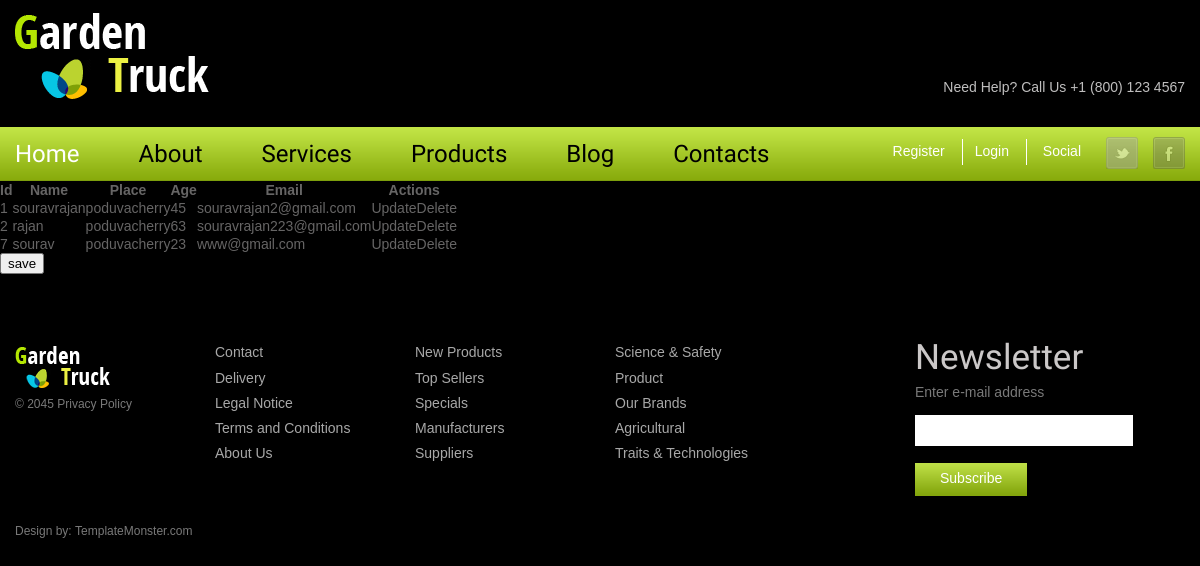
The app's page /display_table/ with its own data.
### app1/models.py (models this page shows)
class Register(models.Model):
    Name=models.CharField(max_length=20)
    Age=models.IntegerField()
    Place=models.CharField(max_length=20)
    Email=models.EmailField()
    Password=models.CharField(max_length=8)

### app1/views.py (the view)
# urls.py: path('display_table/',views.display_table,name='display_table'),
def display_table(request):
    users=Register.objects.all()
    return render(request,'display.html',{'users':users})

### app1/templates/display.html (shortened to what this page needs)
{% extends 'base.html' %}
{% load static %}
{% block content %}
    <form action="" method="post">
    <table>
        <tr>
            <th>Id</th>
            <th>Name</th>
            <th>Place</th>
            <th>Age</th>
            <th>Email</th>
            <th>Actions</th>
        </tr>
        {% for user in users %}
        <tr>
            <td>{{user.id}}</td>
            <td>{{user.Name}}</td>
            <td>{{user.Place}}</td>
            <td>{{user.Age}}</td>
            <td>{{user.Email}}</td>
            <td><a href="{% url 'app1:update' user.id %}">Update</a><a href="{% url 'app1:remove' user.id %}">Delete</a></td>
        </tr>
        {% endfor %}
    </table>
    <input type="submit" value="save">
    </form>
    {% endblock %}

### app1/templates/base.html (shortened to what this page needs)
<!DOCTYPE html>
{% load static %}
<html lang="en">
<head>
<link rel="stylesheet" href="{% static 'css/style.css' %}">
<link rel="stylesheet" href="{% static 'css/slider.css' %}">
</head>
<body class="page1">
<header>
  <div class="container_12">
    <div class="grid_12">
      <div class="h_phone">Need Help? Call Us +1 (800) 123 4567</div>
      <h1><a href="index.html"><img src="{% static 'images/logo.png' %}" alt=""></a></h1>
    </div>
  </div>
  <div class="menu_block">
    <div class="container_12">
      <div class="grid_12">
        <div class="socials"><a href="#"></a><a href="#"></a></div>
        <div class="autor"> <a href="{% url 'app1:signup' %}">Register</a><a href="{% url 'app1:login' %}">Login</a> Social </div>
        <nav class="">
          <ul class="sf-menu">
            <li class="current"><a href="index.html">Home</a></li>
            <li class="with_ul"><a href="about.html">About</a></li>
            <li><a href="services.html">Services</a>
            </li>
            <li><a href="products.html">Products</a></li>
            <li><a href="blog.html">Blog</a></li>
            <li><a href="contacts.html">Contacts</a></li>
          </ul>
        </nav>
      </div>
    </div>
  </div>
</header>
{% block content %}
{% endblock %}
<footer>
  <div class="container_12">
    <div class="grid_2">
      <div class="copy"> <a href="index.html" class="footer_logo"><img src="{% static 'images/footer_logo.png' %}"	alt=""></a> &copy; 2045 <a href="#">Privacy Policy</a> </div>
    </div>
    <div class="grid_2">
      <ul>
        <li><a href="#">Contact</a></li>
        <li><a href="#">Delivery</a></li>
        <li><a href="#">Legal Notice</a></li>
        <li><a href="#">Terms and Conditions</a></li>
        <li><a href="#">About Us</a></li>
      </ul>
    </div>
    <div class="grid_2">
      <ul>
        <li><a href="#">New Products</a></li>
        <li><a href="#">Top Sellers</a></li>
        <li><a href="#">Specials</a></li>
        <li><a href="#">Manufacturers</a></li>
        <li><a href="#">Suppliers</a></li>
      </ul>
    </div>
    <div class="grid_2">
      <ul>
        <li><a href="#">Science &amp; Safety</a></li>
        <li><a href="#">Product </a></li>
        <li><a href="#">Our Brands</a></li>
        <li><a href="#">Agricultural </a></li>
        <li><a href="#">Traits &amp; Technologies</a></li>
      </ul>
    </div>
    <div class="grid_3 prefix_1">
      <h4>Newsletter</h4>
      <form id="newsletter" action="#">
        <label class="email"> <span>Enter e-mail address</span>
          <input type="email" value="" >
          <a href="#" class="btn" data-type="submit">Subscribe</a> <span class="error">*This is not a valid email address.</span> </label>
      </form>
    </div>
  </div>
  <div class="f_bot">
    <div class="container_12">
      <div class="grid_12">Design by: <a href="http://www.templatemonster.com/">TemplateMonster.com</a></div>
    </div>
  </div>
</footer>
</body>
</html>

### static/css/style.css (style rules this page uses)
html { width: 100%; }
* { -webkit-text-size-adjust: none; }
body { font: 14px/18px Arial, Helvetica, sans-serif; color:#666565; position:relative; min-width: 1200px; background: #000; }
h1, h2, h2, h4, h5, h6 { font-weight: normal; font-family: 'Headland One', serif; color: #8b6369; }
img { max-width: 100%; }
ul { padding: 0; margin: 0; list-style: none; }
a { text-decoration: none; color: inherit; outline: none; transition: 0.5s ease; -o-transition: 0.5s ease; -webkit-transition: 0.5s ease; }
a.btn { background: url(../images/btn_bg.png) 0 0 repeat-x #84a60d; display: inline-block; padding: 7px 48px 7px 40px; color: #fff; margin-top: 32px; border-bottom: 1px solid #84a60d ; }
header { display: block; padding: 13px 0 0; position: relative; z-index: 999; }
header h1 { float: none; position: relative; z-index: 999; padding-bottom: 28px; }
header h1 a { display: block; overflow: hidden; width: 194px; height: 86px; text-indent: -999px; transition: 0s ease; -o-transition: 0s ease; -webkit-transition: 0s ease; }
header h1 a img { display: block; }
.h_phone { float: right; font-size: 14px; padding-top: 65px; color: #bfbebe; }
.socials { float: right; padding: 10px 0 11px 25px; }
.socials a { display: block; background: url(../images/socials.png) 0 0 no-repeat; width: 32px; float: left; height: 32px; }
.socials a+a { background-position: right 0; margin-left: 15px; }
.autor { padding: 11px 0 16px; float: right; font-size: 14px; color: #fff; line-height: 26px; }
.autor a { position: relative; margin-right: 30px; }
.autor a:after { height: 26px; top: -4px; position: absolute; content: ''; display: block; width: 1px; background: #fff; right: -18px; }
.white.wt3 .img_inner, { border-width: 2px; margin-top: 2px; }
footer { display: block; padding: 0 0; font-size: 12px; color: #6b6868; }
.copy { color: #797979; font-size: 12px; }
h4 { font: 35px/35px 'Marvel', sans-serif; color: #cbc8c8; padding-top: 66px; }
footer ul { padding-top: 69px; font-size: 14px; color: #a8a8a8; }
footer ul li+li { margin-top: 7px; }
footer ul li:first-child { padding-bottom: 1px; }
footer .footer_logo { margin-bottom: 7px; display: block; position: relative; margin-top: 72px; }
#newsletter { position: relative; font-size: 14px; color: #797979; }
#newsletter span { display: block; padding-top: 8px; margin-bottom: 14px; }
#newsletter input { border: none; margin-bottom: 17px; float: left; color: #000; width: 218px; height: 31px; font: 14px/18px Arial, Helvetica, sans-serif; padding: 6px 10px; box-shadow: none !important; -moz-box-sizing: border-box; -webkit-box-sizing: border-box; -o-box-sizing: border-box; box-sizing: border-box; }
#newsletter a.btn { margin-top: 0px; padding-left: 25px; padding-right: 25px; padding-top: 6px; padding-bottom: 8px; }
#newsletter .error, #form1 .empty { height:0px; top: 64px; width: 100%; left: 0; font-size: 10px; line-height: 13px; display: block; overflow: hidden; z-index: 999; color: #ff0000; -webkit-transition: 0.3s ease-out; -o-transition: all 0.3s ease-out; transition: all 0.3s ease-out; position: absolute; }
.f_bot { padding-top: 26px; padding-bottom: 40px; color: #797979; }

### static/css/grid.css (style rules this page uses)
body { min-width: 1200px; }
.container_12 { margin-left: auto; margin-right: auto; width: 1200px; }
.grid_1, .grid_2, .grid_3, .grid_4, .grid_5, .grid_6, .grid_7, .grid_8, .grid_9, .grid_10, .grid_11, .grid_12 { display:inline; float: left; position: relative; margin-left: 15px; margin-right: 15px; }
.container_12 .grid_2 { width:170px; }
.container_12 .grid_3 { width:270px; }
.container_12 .grid_12 { width:1170px; }
.container_12 .prefix_1 { padding-left:100px; }

### static/css/superfish.css (style rules this page uses)
.menu_block { position: relative; background: url(../images/menu_bg.png) 0 0 repeat-x #89ab0c; border-bottom: 1px solid #7d9e0c; }
nav>.sf-menu { text-align: center; }
nav { position:relative;padding: 0px 0 0 0; }
.sf-menu li { float:left;position:relative; }
.sf-menu>li { float: left; position: relative; padding: 15px 0 14px; }
.sf-menu>li+li { margin-left:59px; }
.sf-menu>li:hover, .sf-menu>li.sfHover, .sf-menu>li.current { border-color: #a92c11; }
.sf-menu>li>a { font-size: 24px; font-family: 'Open Sans Condensed', sans-serif; color: #000; position: relative; font-weight: 300px; line-height: 24px; z-index: 999; position: relative; }
.sf-menu>li.sfHover>a, .sf-menu>li.current>a, .sf-menu>li:hover>a:hover { color: #fff; }

### records on screen
Register: id "1", Name "souravrajan", Place "poduvacherry", Age "45", Email "souravrajan2@gmail.com"
Register: id "2", Name "rajan", Place "poduvacherry", Age "63", Email "souravrajan223@gmail.com"
Register: id "7", Name "sourav", Place "poduvacherry", Age "23", Email "www@gmail.com"
